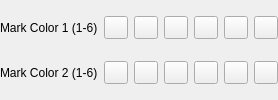
       <widget class="QWidget" name="wgMapColors" native="true">
        <layout class="QGridLayout" name="gridLayout_3">
         <property name="leftMargin">
          <number>0</number>
         </property>
         <property name="topMargin">
          <number>0</number>
         </property>
         <property name="rightMargin">
          <number>0</number>
         </property>
         <property name="bottomMargin">
          <number>0</number>
         </property>
         <item row="0" column="1">
          <widget class="QToolButton" name="tBMColor1">
           <property name="toolTip">
            <string/>
           </property>
          </widget>
         </item>
         <item row="0" column="4">
          <widget class="QToolButton" name="tBMColor4">
           <property name="toolTip">
            <string/>
           </property>
          </widget>
         </item>
         <item row="0" column="0">
          <widget class="QLabel" name="Label14">
           <property name="toolTip">
            <string/>
           </property>
           <property name="text">
            <string>Mark Color 1 (1-6)</string>
           </property>
          </widget>
         </item>
         <item row="0" column="5">
          <widget class="QToolButton" name="tBMColor5">
           <property name="toolTip">
            <string/>
           </property>
           <property name="layoutDirection">
            <enum>Qt::LayoutDirection::LeftToRight</enum>
           </property>
          </widget>
         </item>
         <item row="0" column="6">
          <widget class="QToolButton" name="tBMColor6">
           <property name="toolTip">
            <string/>
           </property>
          </widget>
         </item>
         <item row="0" column="3">
          <widget class="QToolButton" name="tBMColor3">
           <property name="toolTip">
            <string/>
           </property>
          </widget>
         </item>
         <item row="0" column="2">
          <widget class="QToolButton" name="tBMColor2">
           <property name="toolTip">
            <string/>
           </property>
          </widget>
         </item>
         <item row="1" column="0">
          <widget class="QLabel" name="Label32">
           <property name="toolTip">
            <string/>
           </property>
           <property name="text">
            <string>Mark Color 2 (1-6)</string>
           </property>
          </widget>
         </item>
         <item row="1" column="1">
          <widget class="QToolButton" name="tBMColor7">
           <property name="toolTip">
            <string/>
           </property>
          </widget>
         </item>
         <item row="1" column="2">
          <widget class="QToolButton" name="tBMColor8">
           <property name="toolTip">
            <string/>
           </property>
          </widget>
         </item>
         <item row="1" column="3">
          <widget class="QToolButton" name="tBMColor9">
           <property name="toolTip">
            <string/>
           </property>
          </widget>
         </item>
         <item row="1" column="4">
          <widget class="QToolButton" name="tBMColor10">
           <property name="toolTip">
            <string/>
           </property>
          </widget>
         </item>
         <item row="1" column="5">
          <widget class="QToolButton" name="tBMColor11">
           <property name="toolTip">
            <string/>
           </property>
          </widget>
         </item>
         <item row="1" column="6">
          <widget class="QToolButton" name="tBMColor12">
           <property name="toolTip">
            <string/>
           </property>
          </widget>
         </item>
        </layout>
       </widget>
